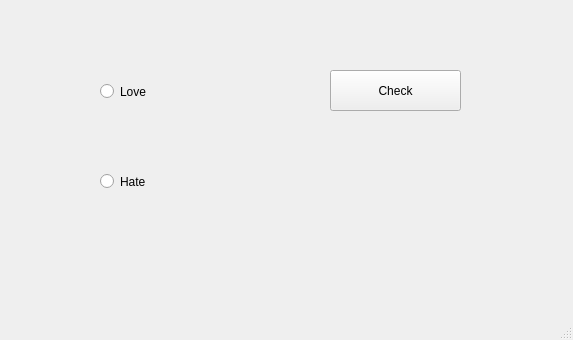
<?xml version="1.0" encoding="UTF-8"?>
<ui version="4.0">
 <class>MainWindow</class>
 <widget class="QMainWindow" name="MainWindow">
  <property name="geometry">
   <rect>
    <x>0</x>
    <y>0</y>
    <width>573</width>
    <height>340</height>
   </rect>
  </property>
  <property name="windowTitle">
   <string>MainWindow</string>
  </property>
  <widget class="QWidget" name="centralwidget">
   <widget class="QRadioButton" name="radioButton">
    <property name="geometry">
     <rect>
      <x>100</x>
      <y>80</y>
      <width>112</width>
      <height>23</height>
     </rect>
    </property>
    <property name="text">
     <string>Love</string>
    </property>
   </widget>
   <widget class="QRadioButton" name="radioButton_2">
    <property name="geometry">
     <rect>
      <x>100</x>
      <y>170</y>
      <width>112</width>
      <height>23</height>
     </rect>
    </property>
    <property name="text">
     <string>Hate</string>
    </property>
   </widget>
   <widget class="QPushButton" name="pushButton">
    <property name="geometry">
     <rect>
      <x>330</x>
      <y>70</y>
      <width>131</width>
      <height>41</height>
     </rect>
    </property>
    <property name="text">
     <string>Check</string>
    </property>
   </widget>
  </widget>
  <widget class="QMenuBar" name="menubar">
   <property name="geometry">
    <rect>
     <x>0</x>
     <y>0</y>
     <width>573</width>
     <height>22</height>
    </rect>
   </property>
  </widget>
  <widget class="QStatusBar" name="statusbar"/>
 </widget>
 <resources/>
 <connections/>
</ui>
